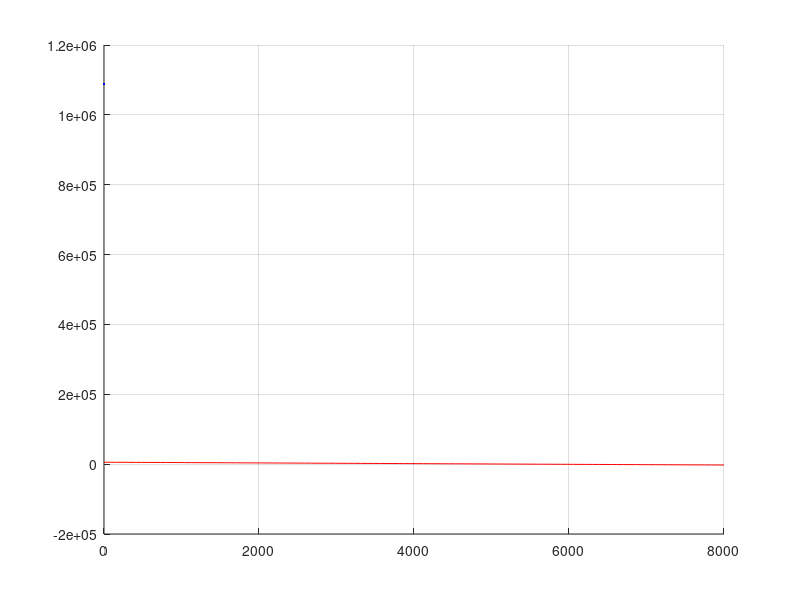

MATLAB code for this plot:
clear, clc;

f = [200; 175];
A = [1 1; 5 2];
b = [5500; 48000];
lb = [0; 0];
ub = [5000; 2000];

% -f for max f(x)
[X, Z]= linprog(-f, A, b, [], [], lb, ub);
Z = -Z;


x = linspace(0,8000);
O = ones(1, length(x));
y2 = 5500 - x;
hold on 
plot(x, y2, 'r');

grid on;
plot(0,Z, 'b', 'LineWidth',2);





